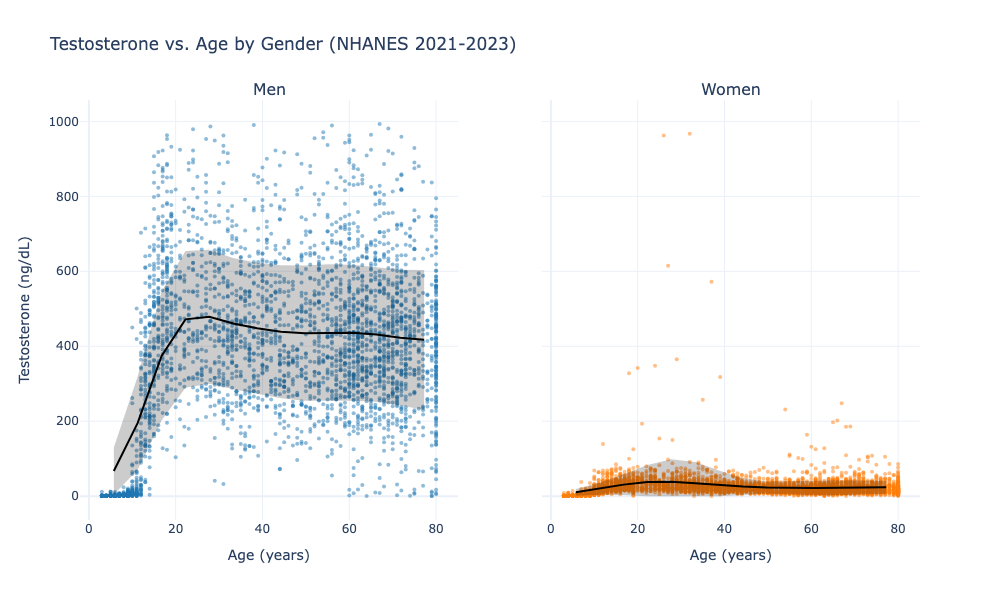

Reproduce this figure in Python.
#!/usr/bin/env python3
"""
Testosterone Analysis using NHANES 2021-2023 data.

This script analyzes the distribution of testosterone by gender and age,
visualizing the relationship between these variables using interactive plots.
"""

import pandas as pd
import numpy as np
from scipy.stats import zscore
from scipy.ndimage import gaussian_filter1d
import plotly.graph_objects as go
from plotly.subplots import make_subplots
from pandas_nhanes import get_cycle_variables

# --- Constants ---

COLORS = {"Men": "#1f77b4", "Women": "#ff7f0e"}

# --- Data Loading and Preprocessing ---

def load_and_merge_data():
    """Loads and merges testosterone and demographic data from NHANES."""
    df = get_cycle_variables("2011-2012", "LBXTST", "RIAGENDR", "RIDAGEYR")
    df = df.rename(columns={"LBXTST": "Testosterone (ng/dL)", "RIAGENDR": "Gender", "RIDAGEYR": "Age (years)"})
    df = df.dropna().reset_index(drop=True)
    df['Gender'] = df['Gender'].map({1: 'Men', 2: 'Women'})
    return df

def clean_data(df):
    """Removes outliers from the data."""
    # Remove outliers using Z-score method
    return df[(np.abs(zscore(df[["Testosterone (ng/dL)"]], nan_policy='omit')) < 3).all(axis=1)]

# --- Data Analysis ---

def compute_fitted_data(x, y):
    """
    Computes smoothed mean and standard deviation curves for scatter plot data.
    """
    mask = ~(np.isnan(x) | np.isnan(y))
    x_clean, y_clean = x[mask], y[mask]

    if len(x_clean) < 10:
        return None, None, None, None

    sort_idx = np.argsort(x_clean)
    x_sorted, y_sorted = x_clean[sort_idx], y_clean[sort_idx]

    age_bins = np.linspace(x_sorted.min(), x_sorted.max(), 15)
    bin_centers, bin_means, bin_stds = [], [], []

    for i in range(len(age_bins) - 1):
        mask = (x_sorted >= age_bins[i]) & (x_sorted < age_bins[i + 1])
        if np.sum(mask) > 5:
            bin_centers.append((age_bins[i] + age_bins[i + 1]) / 2)
            bin_values = y_sorted[mask]
            bin_means.append(np.mean(bin_values))
            bin_stds.append(np.std(bin_values))

    if len(bin_centers) <= 3:
        return None, None, None, None

    bin_centers = np.array(bin_centers)
    mean_smooth = np.maximum(gaussian_filter1d(np.array(bin_means), sigma=1.0), 0.1)
    std_smooth = np.maximum(gaussian_filter1d(np.array(bin_stds), sigma=1.0), 0.1)
    lower_1sd = np.maximum(mean_smooth - std_smooth, 0)
    upper_1sd = mean_smooth + std_smooth

    return bin_centers, mean_smooth, lower_1sd, upper_1sd

# --- Visualization ---

def create_plot(df):
    """Creates an interactive plot of Testosterone vs. Age by Gender."""
    fig = make_subplots(
        rows=1,
        cols=2,
        subplot_titles=["Men", "Women"],
        shared_yaxes=True
    )

    for i, gender in enumerate(["Men", "Women"]):
        col = i + 1
        gender_df = df[df["Gender"] == gender]
        x_data = gender_df["Age (years)"]
        y_data = gender_df["Testosterone (ng/dL)"]

        # Add scatter plot for raw data
        fig.add_trace(
            go.Scatter(
                x=x_data,
                y=y_data,
                mode='markers',
                marker=dict(color=COLORS[gender], size=4, opacity=0.5),
                name=gender,
                showlegend=False
            ),
            row=1,
            col=col
        )

        # Add smoothed trend lines
        x_fit, y_mean, y_lower, y_upper = compute_fitted_data(x_data.values, y_data.values)
        if x_fit is not None:
            fig.add_trace(
                go.Scatter(
                    x=x_fit, y=y_mean, mode='lines',
                    line=dict(color='black', width=2),
                    name="Mean",
                    showlegend=False
                ),
                row=1, col=col
            )
            fig.add_trace(
                go.Scatter(
                    x=np.concatenate([x_fit, x_fit[::-1]]),
                    y=np.concatenate([y_upper, y_lower[::-1]]),
                    fill='toself',
                    fillcolor='rgba(0,0,0,0.2)',
                    line=dict(color='rgba(255,255,255,0)'),
                    name="±1 SD",
                    showlegend=False
                ),
                row=1, col=col
            )

        fig.update_xaxes(title_text="Age (years)", row=1, col=col)

    fig.update_yaxes(title_text="Testosterone (ng/dL)", row=1, col=1)

    fig.update_layout(
        title_text="Testosterone vs. Age by Gender (NHANES 2021-2023)",
        height=600,
        width=1000,
        template="plotly_white"
    )
    return fig

# --- Main Execution ---

def main():
    """Main function to run the analysis and generate the plot."""
    df = load_and_merge_data()
    df_cleaned = clean_data(df)

    print(f"Total subjects: {len(df_cleaned)}")
    print(f"Men: {len(df_cleaned[df_cleaned['Gender'] == 'Men'])}")
    print(f"Women: {len(df_cleaned[df_cleaned['Gender'] == 'Women'])}")
    print(f"Age range: {df_cleaned['Age (years)'].min():.0f}-{df_cleaned['Age (years)'].max():.0f} years")

    fig = create_plot(df_cleaned)
    fig.write_html("Testosterone_Age_Gender.html")
    # fig.write_image("Testosterone_Age_Gender.png", scale=2)

if __name__ == "__main__":
    main()
